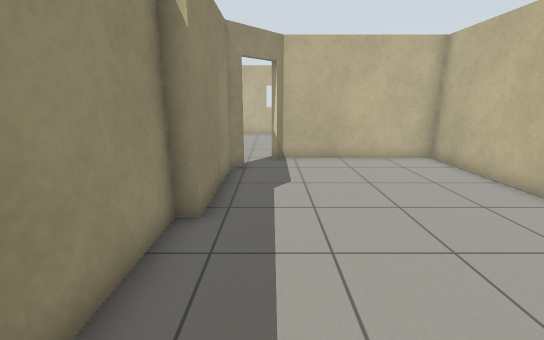
View 1 (above)

24 first-person views from a walk through a Gazebo world. The camera is 1.2 m above the floor, tilts 14° down and sees 90° across. The floor is counted in squares, 0.5 m on a side. Each view is taken from the middle of a square. On the plan, view 1 faces up. The plan holds only what a view shows up to about 17 squares ahead; the rest is blank.

View 2
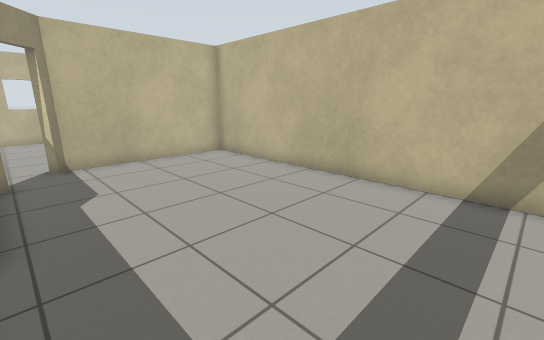

View 3
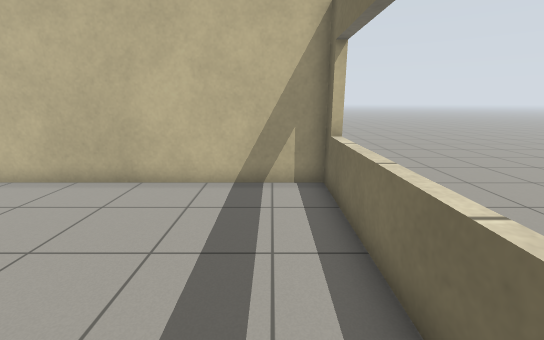

View 4
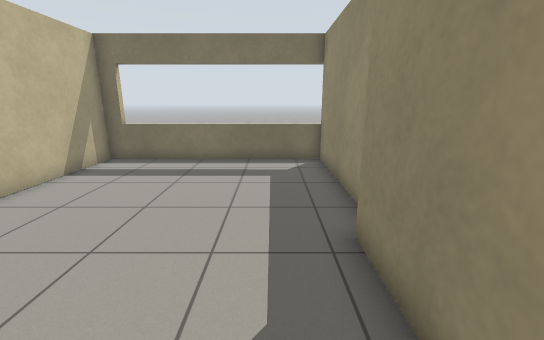

View 5
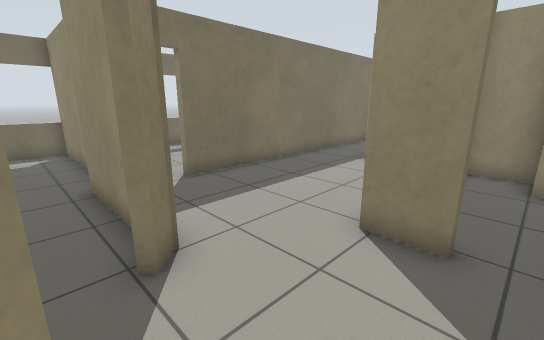

View 6
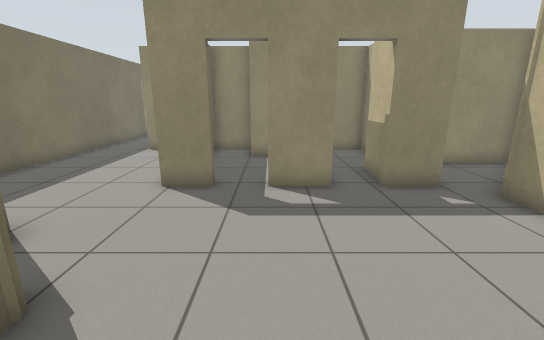

View 7
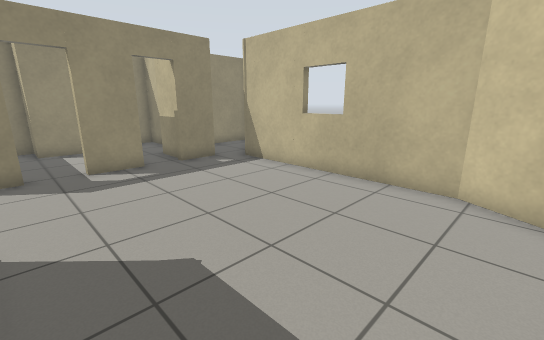

View 8
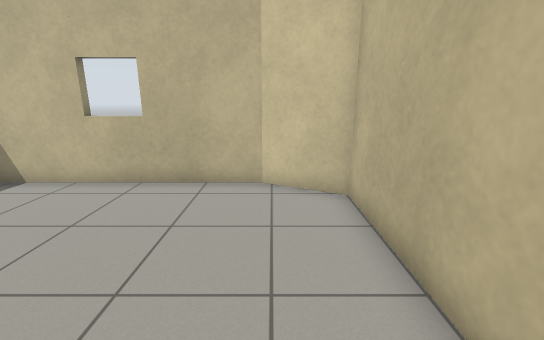

View 9
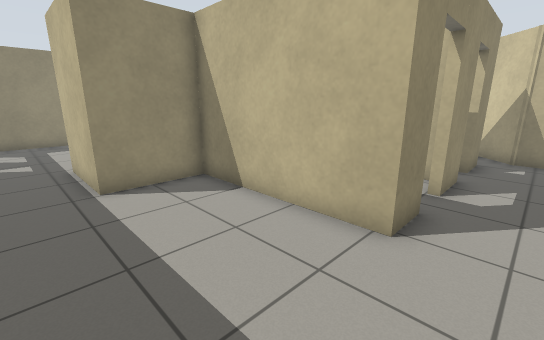

View 10
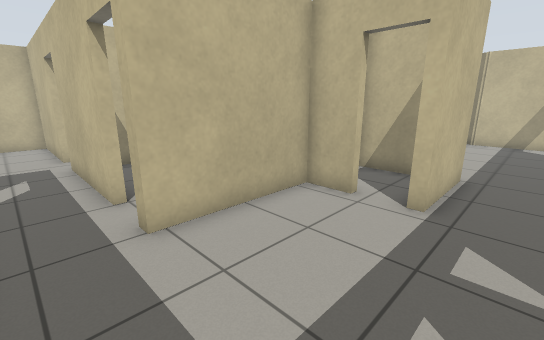

View 11
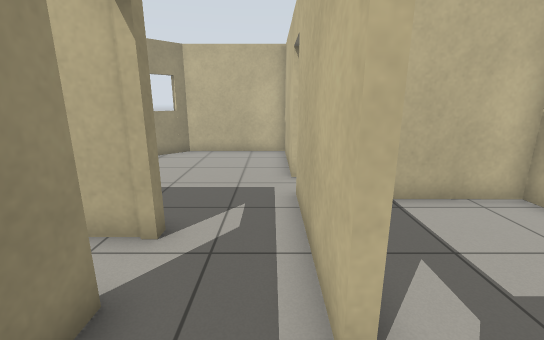

View 12
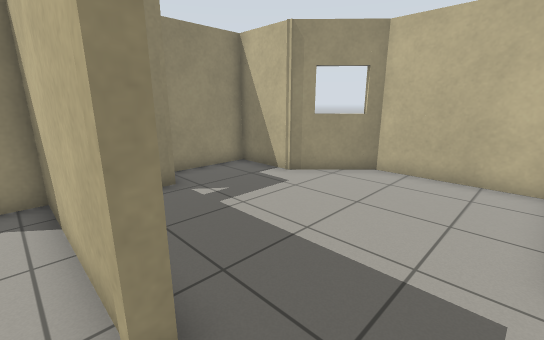

View 13
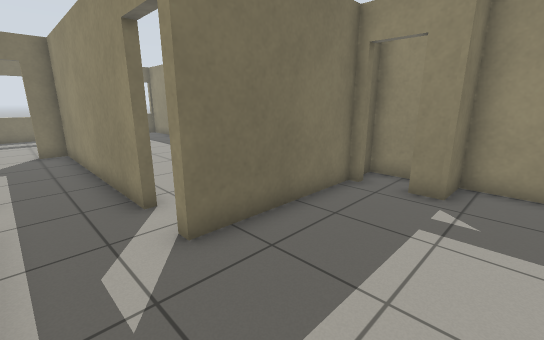

View 14
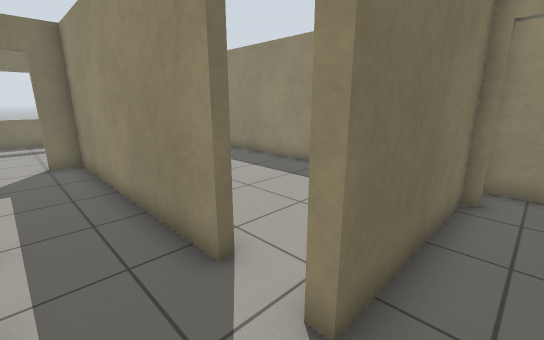

View 15
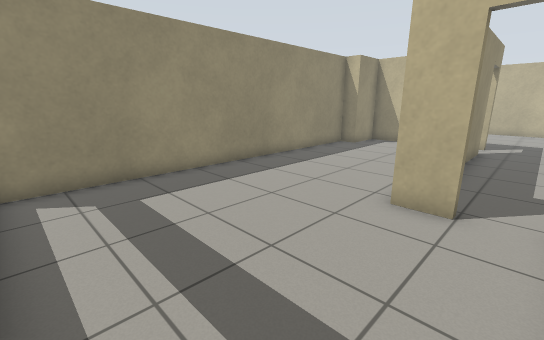

View 16
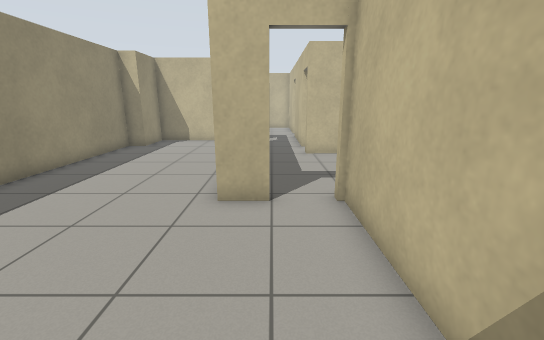

View 17
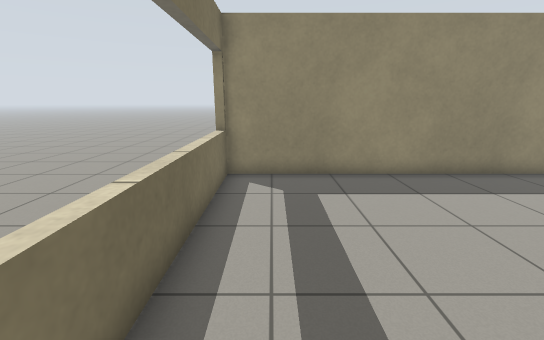

View 18
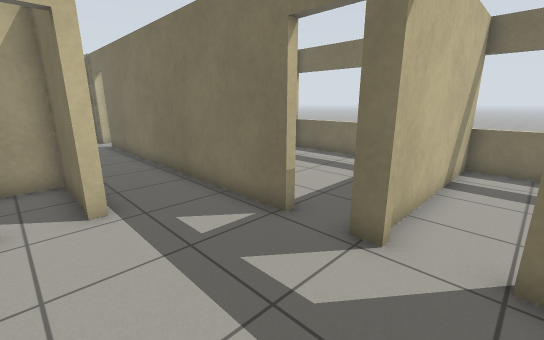

View 19
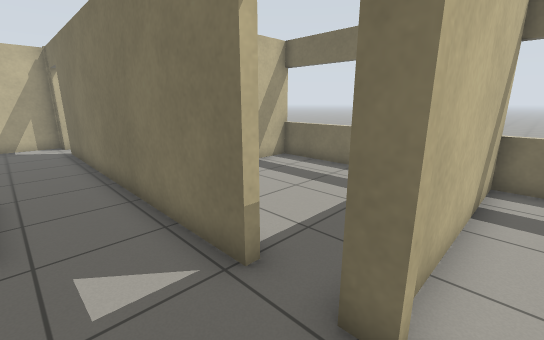

View 20
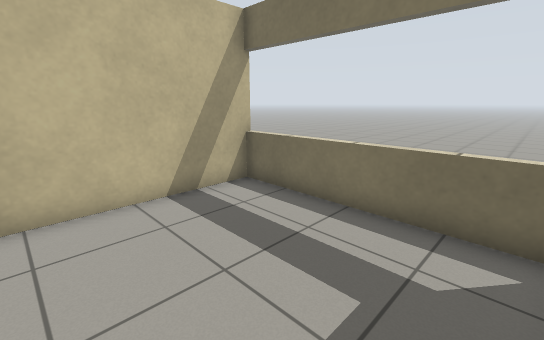

View 21
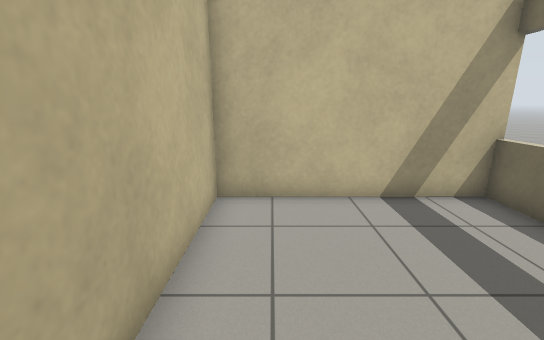

View 22
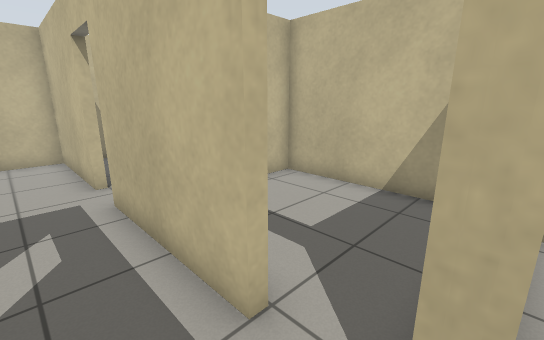

View 23
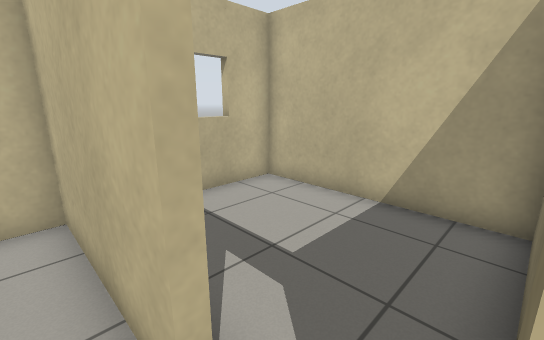

View 24
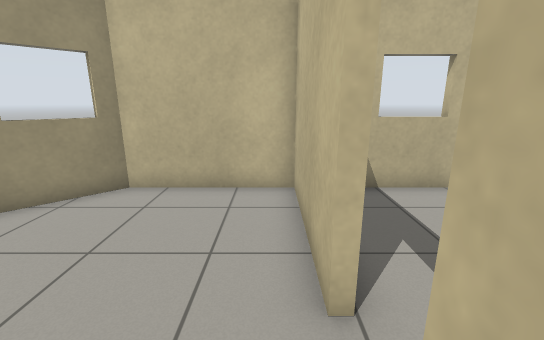

### Floor plan
Points are (right, up) in squares from view 1. A wall is a line through its corners. A room is listed if a view was taken in it or the views show most of it. See-through windows are left out.
Room 1 (views 1, 2, 3, 4)
walls: (-2.1, 5.4) (-2.1, -1.6) (7, -1.6) (7, 11.8) (0.5, 11.8) (0.2, 11.5); (-1.1, 10.2) (-1.5, 9.7) (-1.5, 5.4)
ways out: open door at (-0.7, 10.7) to room 3
Room 2 (views 5, 6, 7, 8)
walls: (-4.7, 16.7) (-4.7, 14.9); (7, 14.6) (7, 19.8) (4.7, 21) (-3.7, 21) (-5, 22.4); (-4.7, 13.4) (-4.7, 11.8); (-4.7, 20) (-4.7, 18.2)
low walls: (0, 11.7) (0.5, 12.2)
ways out: opening at (-3, 12) to room 3; open door at (-5, 14.5) to room 10; open door at (-5, 17.5)
Room 3 (view 9)
walls: (-4.7, 11.8) (-11.1, 11.8) (-11.1, 8.6) (-14.6, 8.6); (-2.7, 5.7) (-1.8, 5.7) (-1.8, 9.9) (-1.3, 10.4); (-17.2, 5.7) (-4.2, 5.7)
ways out: open door at (-0.7, 10.7) to room 1; opening at (-3, 12) to room 2; opening at (-16, 7.5) to room 4; open door at (-14.3, 9.7) to room 11; open door at (-3.5, 6)
Room 4 (views 10, 18, 19)
walls: (-19.3, 5.7) (-18.7, 5.7); (-22.1, 11.4) (-22.1, 5.7) (-21.1, 5.7); (-14.6, 8.6) (-14.6, 8.9); (-14.6, 10.4) (-14.6, 11.8) (-19.4, 11.8)
ways out: opening at (-16, 7.5) to room 3; opening at (-20.5, 11) to room 5; open door at (-20.3, 5.7) to room 6; open door at (-18, 5.5) to room 7
Room 5 (views 11, 12, 13, 14, 22, 23, 24)
walls: (-19.4, 20.6) (-19.4, 25.5) (-24.1, 25.5) (-26.4, 23.3) (-29.1, 23.3) (-29.1, 19.5) (-27.6, 19.5) (-27.6, 18.6); (-22.1, 14.9) (-22.1, 11.4); (-27.6, 16.9) (-22.1, 16.8) (-22.1, 16.5); (-19.4, 14) (-19.4, 19); (-19.4, 11.8) (-19.4, 12.5)
ways out: opening at (-20.5, 11) to room 4; open door at (-22, 15.5) to room 6; open door at (-19, 19.5) to room 8; open door at (-19, 13.5) to room 9; open door at (-28, 18)
Room 6 (views 15, 16, 17)
walls: (-21.1, 5.4) (-22.4, 5.4); (-29.2, -1.5) (-19.3, -1.5) (-19.3, 5.7); (-22.1, 16.5) (-28.1, 16.5) (-28.1, 14.2) (-29.1, 14.2) (-29.1, -1.9)
ways out: open door at (-20.3, 5.7) to room 4; open door at (-22, 15.5) to room 5
Room 7 (views 20, 21)
walls: (-11.3, -1.6) (-11.3, 5.4) (-16.9, 5.4)
low walls: (-18.4, -1.5) (-11.3, -1.6)
ways out: open door at (-18, 5.5) to room 4
Room 8 (no view inside)
walls: (-13.6, 19) (-13.6, 25.5) (-18, 25.5)
low walls: (-16.9, 19) (-13.6, 19)
ways out: open door at (-19, 19.5) to room 5
Room 9 (no view inside)
walls: (-13.6, 13.6) (-13.6, 18.5) (-17.9, 18.5)
ways out: open door at (-19, 13.5) to room 5
Room 10 (no view inside)
walls: (-9.5, 15.8) (-9.5, 14) (-11.1, 14) (-11.1, 12.1)
ways out: open door at (-5, 14.5) to room 2
Room 11 (no view inside)
walls: (-14.6, 8.9) (-11.3, 8.9) (-11.3, 12.1)
ways out: open door at (-14.3, 9.7) to room 3

Where each view was taken, in squares from view 1:
view 1: 0 up, 0 right, facing up
view 2: 0 up, 1 left, facing up-right
view 3: 0 up, 1 left, facing right
view 4: 10 up, 0 right, facing down
view 5: 14 up, 0 right, facing down-left
view 6: 15 up, 3 right, facing left
view 7: 13 up, 6 right, facing up-left
view 8: 13 up, 5 right, facing up
view 9: 7 up, 3 left, facing up-left
view 10: 7 up, 21 left, facing up-right
view 11: 12 up, 20 left, facing up
view 12: 16 up, 20 left, facing up-left
view 13: 21 up, 20 left, facing down-left
view 14: 18 up, 20 left, facing down-left
view 15: 1 down, 20 left, facing up-left
view 16: 1 down, 21 left, facing up
view 17: 0 up, 20 left, facing left
view 18: 10 up, 21 left, facing down-right
view 19: 8 up, 20 left, facing down-right
view 20: 4 up, 18 left, facing down-right
view 21: 4 up, 18 left, facing right
view 22: 12 up, 21 left, facing up-right
view 23: 19 up, 20 left, facing up-right
view 24: 18 up, 20 left, facing up
